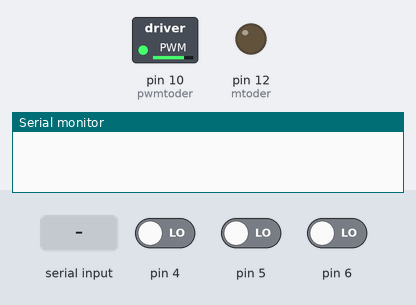
This sketch was run on a simulated Arduino Uno, built with avr-gcc and run on an emulated ATmega328P. Parts: switched loads named in the sketch (green lamp = pin HIGH), output pins drawn as LEDs (lit = HIGH), the last lines printed to the serial monitor. Dashed ring = blinking. The inputs (shaded band) are chosen by the test bench; at power-on: pin 4 LOW, pin 5 LOW, pin 6 LOW. Pins used as bus, display or sensor lines are not drawn.

Above: at 2.3 s.
2.4 s: pin 4 driven HIGH
At 9.5 s:
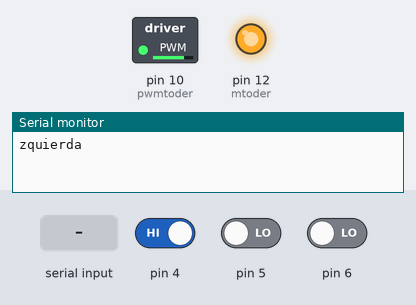
13.2 s: pin 5 driven HIGH
At 17.3 s:
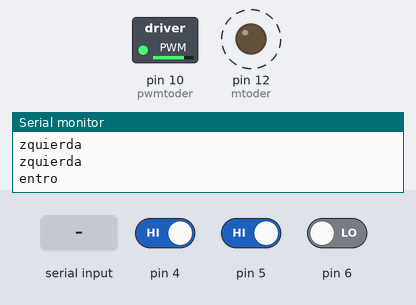
21.6 s: pin 6 driven HIGH
At 22.7 s:
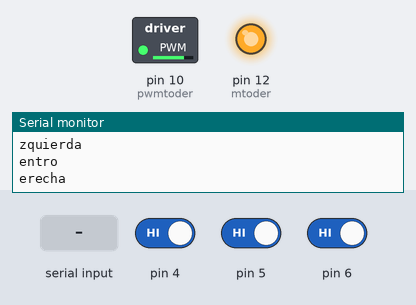
24.6 s: "izquierda" received over Serial
At 26.3 s:
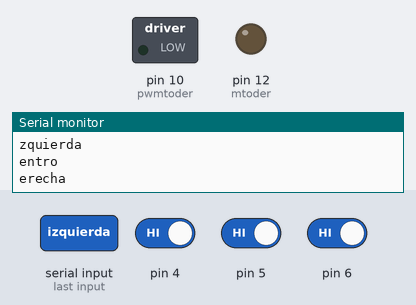
28.0 s: pin 4 driven LOW
At 28.7 s:
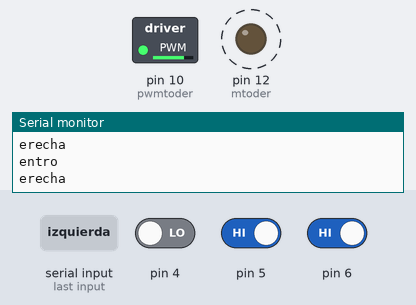
Timing chart, 0 to 36.0 s (numbered marks = the images above; inputs shaded):
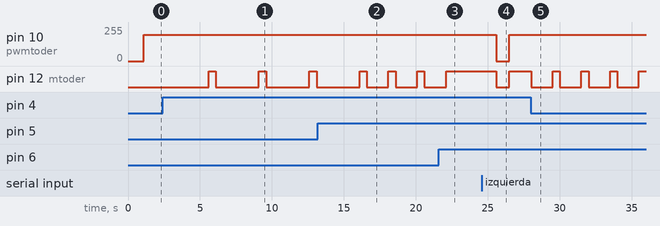

Measured:
- after the input at 2.4 s, pin 12 (mtoder): alternates HIGH for 0.50 s and LOW for 3.0 s, starting after 6.7 s
- after the input at 13.2 s, pin 12 (mtoder): alternates HIGH for 0.50 s and LOW for 1.5 s, starting after 4.9 s
- after the input at 21.6 s, pin 12 (mtoder): goes on until 22.1 s, then stays HIGH
- after the input at 24.6 s, pin 10 (pwmtoder): 197/255 → 0/255 after 1.0 s, → 197/255 0.90 s later; pin 12 (mtoder): HIGH → LOW after 1.0 s, → HIGH 0.90 s later
- after the input at 28.0 s, pin 12 (mtoder): alternates HIGH for 0.50 s and LOW for 1.5 s, starting at once

The sketch:

carrito_autonomoV2.ino
```cpp
#include <SoftwareSerial.h>
String message;

//Alias para pines de control de Motor Derecho
int pwmtoder = 10;
int mtoder = 12;
int pwmvalder = 197; //Esta variable es la que se modifica para variar la velocidad de giro del motor. Va de 0 a 255, siendo 0 el mínimo y 255 el máximo
//Alias para pines de control de Motor Izquierdo
int pwmtoizq = 10;
int mtoizq = 12;
int pwmvalizq = 197; //Esta variable es la que se modifica para variar la velocidad de giro del motor. Va de 0 a 255, siendo 0 el mínimo y 255 el máximo

//Funciones
void adelante();
void atras();
void giroderecha();
void giroizquierda();
void derecha();
void izquierda();
void detener();

void setup() {
  //configuración de los sensores de proximidad
  pinMode(4, INPUT);
  pinMode(5, INPUT);
  pinMode(6, INPUT);

  //configuración del bluetooth
  pinMode(0, OUTPUT);

  // initialize the serial communications:
  Serial.begin(9600);
  digitalWrite(0,LOW);
  //activar bluetooth
  delay(1000);
  digitalWrite(0,HIGH);

  // configuración inicial del carrito
  pinMode(pwmtoizq, OUTPUT);
  pinMode(mtoizq, OUTPUT);
  pinMode(pwmtoder, OUTPUT);
  pinMode(mtoder, OUTPUT);
  digitalWrite(pwmtoizq, LOW);
  digitalWrite(mtoizq, LOW);
  digitalWrite(pwmtoder, LOW);
  digitalWrite(mtoder, LOW);
  delay(100);
}

void loop() {

  //control por voz
  if(Serial.available()>0){
    message = Serial.readString();
    if(message == "adelante"){
      adelante();
   }
   else if(message == "retroceder"){
      atras();
    }
    else if(message == "derecha"){
      derecha();
      delay(900);
      adelante();
    }
    else if(message == "izquierda"){
      izquierda();
      delay(900);
      adelante();
    }
   else if(message == "detener"){
      detener();
    }
  }
    // leer entrada en los sensores de proximidad:
    int sensorValue0 = digitalRead(4);
    int sensorValue1 = digitalRead(5);
    int sensorValue2 = digitalRead(6);
     if         (sensorValue0 == HIGH){
     Serial.println("izquierda " + sensorValue0);
     }
     if         (sensorValue1 == HIGH){
     Serial.println("centro " + sensorValue1);
     }
     if         (sensorValue2 == HIGH){
     Serial.println("derecha " + sensorValue2);
     }
    //Acciones autonomas
    if (sensorValue1 == HIGH)
    {
        adelante();
    } else {
      atras();
      delay(1500);
      detener();
    }
    if (sensorValue0 == HIGH)
    {
        adelante();
    } else {
      atras();
      delay(1500);
      izquierda();
    }
    if (sensorValue2 == HIGH)
    {
        adelante();
    } else {
      atras();
      delay(1500);
      derecha();
    }
    delay(500); // tiempo de estabilidad
}

void adelante()
{
 analogWrite(pwmtoder, pwmvalder);
 analogWrite(pwmtoizq, pwmvalizq);
 digitalWrite(mtoder, HIGH);
 digitalWrite(mtoizq, HIGH);
}

void atras()
{
 analogWrite(pwmtoder, pwmvalder);
 analogWrite(pwmtoizq, pwmvalizq);
 digitalWrite(mtoder, LOW);
 digitalWrite(mtoizq, LOW);
}

void giroderecha()
{
 analogWrite(pwmtoder, pwmvalder);
 analogWrite(pwmtoizq, pwmvalizq);
 digitalWrite(mtoder, LOW);
 digitalWrite(mtoizq, HIGH);
}

void derecha()
{
 analogWrite(pwmtoder, 0);
 analogWrite(pwmtoizq, pwmvalizq);
 digitalWrite(mtoder, LOW);
 digitalWrite(mtoizq, HIGH);
}

void giroizquierda()
{
 analogWrite(pwmtoder, pwmvalder);
 analogWrite(pwmtoizq, pwmvalizq);
 digitalWrite(mtoder, HIGH);
 digitalWrite(mtoizq, LOW);
}
void izquierda()
{
 analogWrite(pwmtoder, pwmvalder);
 analogWrite(pwmtoizq, 0);
 digitalWrite(mtoder, HIGH);
 digitalWrite(mtoizq, LOW);
}
void detener()
{
 analogWrite(pwmtoder, 0);
 analogWrite(pwmtoizq, 0);
}
```
